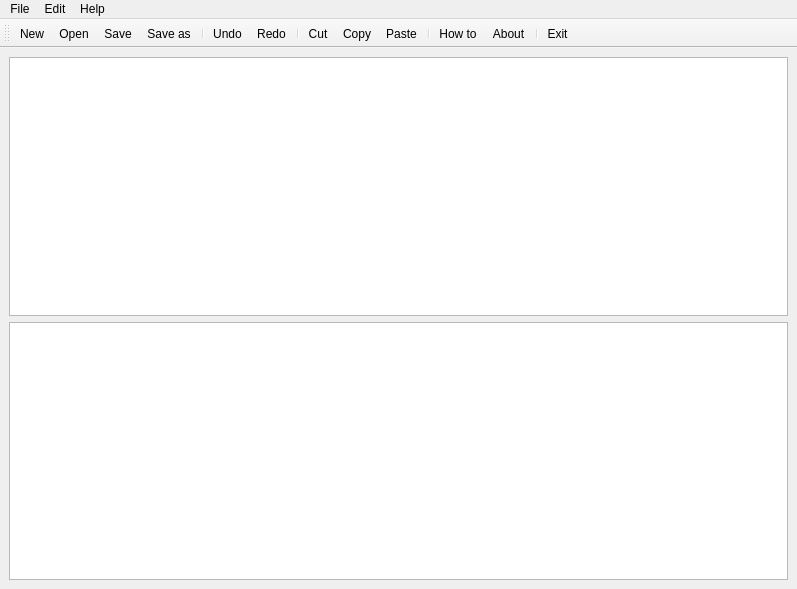
<?xml version="1.0" encoding="UTF-8"?>
<ui version="4.0">
 <class>MainWindow</class>
 <widget class="QMainWindow" name="MainWindow">
  <property name="geometry">
   <rect>
    <x>0</x>
    <y>0</y>
    <width>797</width>
    <height>589</height>
   </rect>
  </property>
  <property name="windowTitle">
   <string>Jtranslate</string>
  </property>
  <property name="windowIcon">
   <iconset>
    <normaloff>icons8-translation-64.png</normaloff>icons8-translation-64.png</iconset>
  </property>
  <widget class="QWidget" name="centralwidget">
   <layout class="QGridLayout" name="gridLayout">
    <item row="0" column="0">
     <widget class="QTextEdit" name="TextInput">
      <property name="font">
       <font>
        <family>Microsoft JhengHei UI</family>
        <pointsize>11</pointsize>
       </font>
      </property>
      <property name="html">
       <string>&lt;!DOCTYPE HTML PUBLIC &quot;-//W3C//DTD HTML 4.0//EN&quot; &quot;http://www.w3.org/TR/REC-html40/strict.dtd&quot;&gt;
&lt;html&gt;&lt;head&gt;&lt;meta name=&quot;qrichtext&quot; content=&quot;1&quot; /&gt;&lt;style type=&quot;text/css&quot;&gt;
p, li { white-space: pre-wrap; }
&lt;/style&gt;&lt;/head&gt;&lt;body style=&quot; font-family:'Microsoft JhengHei UI'; font-size:11pt; font-weight:400; font-style:normal;&quot;&gt;
&lt;p style=&quot;-qt-paragraph-type:empty; margin-top:0px; margin-bottom:0px; margin-left:0px; margin-right:0px; -qt-block-indent:0; text-indent:0px;&quot;&gt;&lt;br /&gt;&lt;/p&gt;&lt;/body&gt;&lt;/html&gt;</string>
      </property>
     </widget>
    </item>
    <item row="1" column="0">
     <widget class="QTextBrowser" name="TextOutput">
      <property name="font">
       <font>
        <family>Microsoft YaHei UI</family>
        <pointsize>11</pointsize>
       </font>
      </property>
     </widget>
    </item>
   </layout>
  </widget>
  <widget class="QMenuBar" name="menuBar">
   <property name="geometry">
    <rect>
     <x>0</x>
     <y>0</y>
     <width>797</width>
     <height>21</height>
    </rect>
   </property>
   <widget class="QMenu" name="menuFile">
    <property name="title">
     <string>File</string>
    </property>
    <addaction name="actionNew"/>
    <addaction name="actionOpen"/>
    <addaction name="actionSave"/>
    <addaction name="actionSave_as"/>
    <addaction name="separator"/>
    <addaction name="actionExit"/>
   </widget>
   <widget class="QMenu" name="menuEdit">
    <property name="title">
     <string>Edit</string>
    </property>
    <addaction name="actionUndo"/>
    <addaction name="actionRedo"/>
    <addaction name="separator"/>
    <addaction name="actionCut"/>
    <addaction name="actionCopy"/>
    <addaction name="actionPaste"/>
   </widget>
   <widget class="QMenu" name="menuHelp">
    <property name="title">
     <string>Help</string>
    </property>
    <addaction name="actionHow_to"/>
    <addaction name="actionAbout"/>
   </widget>
   <addaction name="menuFile"/>
   <addaction name="menuEdit"/>
   <addaction name="menuHelp"/>
  </widget>
  <widget class="QToolBar" name="toolBar">
   <property name="windowTitle">
    <string>toolBar</string>
   </property>
   <attribute name="toolBarArea">
    <enum>TopToolBarArea</enum>
   </attribute>
   <attribute name="toolBarBreak">
    <bool>false</bool>
   </attribute>
   <addaction name="actionNew"/>
   <addaction name="actionOpen"/>
   <addaction name="actionSave"/>
   <addaction name="actionSave_as"/>
   <addaction name="separator"/>
   <addaction name="actionUndo"/>
   <addaction name="actionRedo"/>
   <addaction name="separator"/>
   <addaction name="actionCut"/>
   <addaction name="actionCopy"/>
   <addaction name="actionPaste"/>
   <addaction name="separator"/>
   <addaction name="actionHow_to"/>
   <addaction name="actionAbout"/>
   <addaction name="separator"/>
   <addaction name="actionExit"/>
  </widget>
  <action name="actionNew">
   <property name="icon">
    <iconset>
     <normaloff>new.png</normaloff>new.png</iconset>
   </property>
   <property name="text">
    <string>New</string>
   </property>
   <property name="shortcut">
    <string>Ctrl+N</string>
   </property>
  </action>
  <action name="actionOpen">
   <property name="icon">
    <iconset>
     <normaloff>open.png</normaloff>open.png</iconset>
   </property>
   <property name="text">
    <string>Open</string>
   </property>
   <property name="shortcut">
    <string>Ctrl+O</string>
   </property>
  </action>
  <action name="actionSave">
   <property name="icon">
    <iconset>
     <normaloff>save.png</normaloff>save.png</iconset>
   </property>
   <property name="text">
    <string>Save</string>
   </property>
   <property name="shortcut">
    <string>Ctrl+S</string>
   </property>
  </action>
  <action name="actionSave_as">
   <property name="icon">
    <iconset>
     <normaloff>save_as.png</normaloff>save_as.png</iconset>
   </property>
   <property name="text">
    <string>Save as</string>
   </property>
   <property name="shortcut">
    <string>Ctrl+Shift+S</string>
   </property>
  </action>
  <action name="actionExit">
   <property name="icon">
    <iconset>
     <normaloff>close.png</normaloff>close.png</iconset>
   </property>
   <property name="text">
    <string>Exit</string>
   </property>
   <property name="shortcut">
    <string>Ctrl+E</string>
   </property>
  </action>
  <action name="actionUndo">
   <property name="icon">
    <iconset>
     <normaloff>undo.png</normaloff>undo.png</iconset>
   </property>
   <property name="text">
    <string>Undo</string>
   </property>
   <property name="shortcut">
    <string>Ctrl+Z</string>
   </property>
  </action>
  <action name="actionRedo">
   <property name="icon">
    <iconset>
     <normaloff>redo.png</normaloff>redo.png</iconset>
   </property>
   <property name="text">
    <string>Redo</string>
   </property>
   <property name="shortcut">
    <string>Ctrl+Shift+Z</string>
   </property>
  </action>
  <action name="actionCut">
   <property name="icon">
    <iconset>
     <normaloff>cut.png</normaloff>cut.png</iconset>
   </property>
   <property name="text">
    <string>Cut</string>
   </property>
   <property name="shortcut">
    <string>Ctrl+X</string>
   </property>
  </action>
  <action name="actionCopy">
   <property name="icon">
    <iconset>
     <normaloff>copy.png</normaloff>copy.png</iconset>
   </property>
   <property name="text">
    <string>Copy</string>
   </property>
   <property name="shortcut">
    <string>Ctrl+C</string>
   </property>
  </action>
  <action name="actionPaste">
   <property name="icon">
    <iconset>
     <normaloff>paste.png</normaloff>paste.png</iconset>
   </property>
   <property name="text">
    <string>Paste</string>
   </property>
   <property name="shortcut">
    <string>Ctrl+V</string>
   </property>
  </action>
  <action name="actionHow_to">
   <property name="icon">
    <iconset>
     <normaloff>icons8-help-64.png</normaloff>icons8-help-64.png</iconset>
   </property>
   <property name="text">
    <string>How to</string>
   </property>
   <property name="shortcut">
    <string>Ctrl+H</string>
   </property>
  </action>
  <action name="actionAbout">
   <property name="icon">
    <iconset>
     <normaloff>about.png</normaloff>about.png</iconset>
   </property>
   <property name="text">
    <string>About</string>
   </property>
   <property name="shortcut">
    <string>Ctrl+I</string>
   </property>
  </action>
 </widget>
 <resources/>
 <connections/>
</ui>
